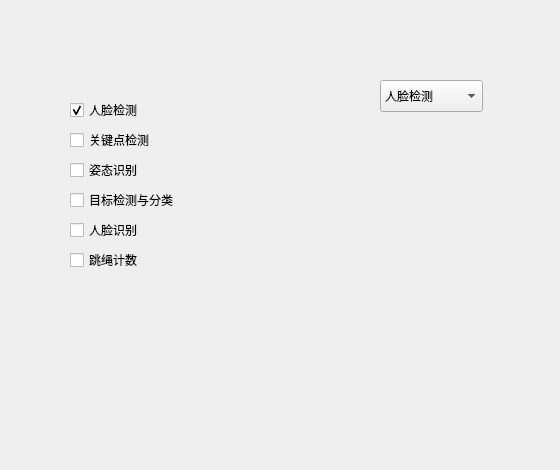
<?xml version="1.0" encoding="UTF-8"?>
<ui version="4.0">
 <class>ChooseTaskDialog</class>
 <widget class="QDialog" name="ChooseTaskDialog">
  <property name="geometry">
   <rect>
    <x>0</x>
    <y>0</y>
    <width>560</width>
    <height>470</height>
   </rect>
  </property>
  <property name="windowTitle">
   <string>Dialog</string>
  </property>
  <widget class="QCheckBox" name="checkBox_keypoint">
   <property name="geometry">
    <rect>
     <x>70</x>
     <y>130</y>
     <width>91</width>
     <height>20</height>
    </rect>
   </property>
   <property name="text">
    <string>关键点检测</string>
   </property>
  </widget>
  <widget class="QCheckBox" name="checkBox_fact_detect">
   <property name="geometry">
    <rect>
     <x>70</x>
     <y>100</y>
     <width>85</width>
     <height>20</height>
    </rect>
   </property>
   <property name="text">
    <string>人脸检测</string>
   </property>
   <property name="checked">
    <bool>true</bool>
   </property>
  </widget>
  <widget class="QCheckBox" name="checkBox_pose_class">
   <property name="geometry">
    <rect>
     <x>70</x>
     <y>160</y>
     <width>85</width>
     <height>20</height>
    </rect>
   </property>
   <property name="text">
    <string>姿态识别</string>
   </property>
  </widget>
  <widget class="QCheckBox" name="checkBox_object_class">
   <property name="geometry">
    <rect>
     <x>70</x>
     <y>190</y>
     <width>121</width>
     <height>20</height>
    </rect>
   </property>
   <property name="text">
    <string>目标检测与分类</string>
   </property>
  </widget>
  <widget class="QComboBox" name="comboBox">
   <property name="geometry">
    <rect>
     <x>380</x>
     <y>80</y>
     <width>103</width>
     <height>32</height>
    </rect>
   </property>
   <item>
    <property name="text">
     <string>人脸检测</string>
    </property>
   </item>
   <item>
    <property name="text">
     <string>关键点识别</string>
    </property>
   </item>
   <item>
    <property name="text">
     <string>姿态识别</string>
    </property>
   </item>
   <item>
    <property name="text">
     <string>目标检测与分类</string>
    </property>
   </item>
   <item>
    <property name="text">
     <string>人脸识别</string>
    </property>
   </item>
   <item>
    <property name="text">
     <string>跳绳计数</string>
    </property>
   </item>
  </widget>
  <widget class="QCheckBox" name="checkBox_object_class_2">
   <property name="geometry">
    <rect>
     <x>70</x>
     <y>220</y>
     <width>121</width>
     <height>20</height>
    </rect>
   </property>
   <property name="text">
    <string>人脸识别</string>
   </property>
  </widget>
  <widget class="QCheckBox" name="checkBox_object_class_3">
   <property name="geometry">
    <rect>
     <x>70</x>
     <y>250</y>
     <width>121</width>
     <height>20</height>
    </rect>
   </property>
   <property name="text">
    <string>跳绳计数</string>
   </property>
  </widget>
 </widget>
 <resources/>
 <connections/>
</ui>
